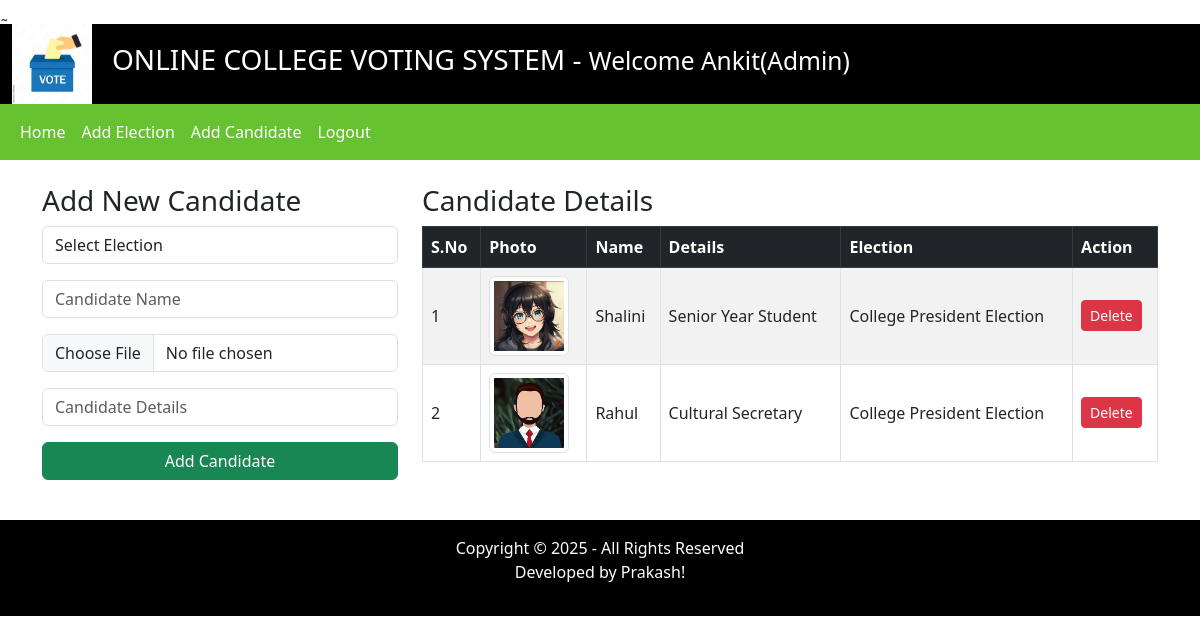
Screenshot of /admin/index.php?addCandidatePage=1 (signed in) with the database file from the repository.
### tables this page shows
CREATE TABLE candidate_details (
    id INT AUTO_INCREMENT PRIMARY KEY,
    election_id INT,
    candidate_name VARCHAR(255),
    candidate_details TEXT,
    candidate_photo TEXT,
    inserted_by VARCHAR(255),
    inserted_on DATE
);

CREATE TABLE elections (
    id INT AUTO_INCREMENT PRIMARY KEY,
    election_topic VARCHAR(255),
    no_of_candidates INT,
    starting_date DATE,
    ending_date DATE,
    status VARCHAR(45),
    inserted_by VARCHAR(255),
    inserted_on DATE
);

### admin/inc/add_candidate.php (the view, shortened to what this page needs)
<!DOCTYPE html>
<html lang="en">
<head>
    <link href="https://cdn.jsdelivr.net/npm/bootstrap@5.3.0/dist/css/bootstrap.min.css" rel="stylesheet" />
</head>
<body>
    <div class="container my-4">
        <div class="row my-4">
            <div class="col-md-4">
                <h3>Add New Candidate</h3>
                <form method="POST" enctype="multipart/form-data">
                    <div class="mb-3">
                        <select class="form-control" name="election_id" required>
                            <option value="">Select Election</option>
                        </select>
                    </div>
                    <div class="mb-3">
                        <input type="text" name="candidate_name" placeholder="Candidate Name" class="form-control"
                            required />
                    </div>
                    <div class="form-group mb-3">
                        <input type="file" name="candidate_photo" class="form-control" required />
                    </div>
                    <div class="form-group mb-3">
                        <input type="text" name="candidate_details" placeholder="Candidate Details" class="form-control"
                            required />
                    </div>
                    <div class="mb-3">
                        <input type="submit" value="Add Candidate" name="addCandidateBtn"
                            class="btn btn-success w-100" />
                    </div>
                </form>
            </div>
            <div class="col-md-8">
                <h3>Candidate Details</h3>
                <table class="table table-striped table-bordered align-middle">
                    <thead class="table-dark">
                        <tr>
                            <th scope="col">S.No</th>
                            <th scope="col">Photo</th>
                            <th scope="col">Name</th>
                            <th scope="col">Details</th>
                            <th scope="col">Election</th>
                            <th scope="col">Action</th>
                        </tr>
                    </thead>
                    <tbody>
                        <?php
                        $fetchingData = mysqli_query($conn, "SELECT * FROM candidate_details") or die(mysqli_error($conn));
                        $isAnyCandidateAdded = mysqli_num_rows($fetchingData);
                        if ($isAnyCandidateAdded > 0) {
                            $sno = 1;
                            while ($row = mysqli_fetch_assoc($fetchingData)) {
                                $election_id = $row['election_id'];
                                $candidate_id = $row['id'];
                                $fetchingElectionName = mysqli_query($conn, "SELECT * FROM elections WHERE id='" . $election_id . "'") or die(mysqli_error($conn));
                                $execFetchingElectionNameQuery = mysqli_fetch_assoc($fetchingElectionName);
                                $election_name = $execFetchingElectionNameQuery['election_topic'];
                                $candidate_photo = $row['candidate_photo'];
                                ?>
                                <tr>
                                    <td><?php echo $sno++; ?></td>
                                    <td><img src="<?php echo htmlspecialchars($candidate_photo); ?>"
                                            class="candidate_photo img-thumbnail" alt="Candidate Photo" /></td>
                                    <td><?php echo htmlspecialchars($row['candidate_name']); ?></td>
                                    <td><?php echo htmlspecialchars($row['candidate_details']); ?></td>
                                    <td><?php echo htmlspecialchars($election_name); ?></td>
                                    <td>
                                        <button class="btn btn-sm btn-danger"
                                            onclick="DeleteData(<?php echo $candidate_id; ?>)">Delete</button>
                                    </td>
                                </tr>
                                <?php
                            }
                        } else {
                            ?>
                            <tr>
                                <td colspan="6" class="text-center">No Candidate has been added yet.</td>
                            </tr>
                            <?php
                        }
                        ?>
                    </tbody>
                </table>
            </div>
        </div>
    </div>

### assets/css/style.css (style rules this page uses)
.candidate_photo { width: 80px; height: 80px; border: 2px solid #67C232; border-radius: 100%; }

### admin/inc/add_candidate.php (style rules this page uses)
.candidate_photo { max-width: 80px; height: auto; }

### rows the page displays
candidate_details: candidate_photo (picture), candidate_name "Shalini", candidate_details "Senior Year Student", election.election_topic "College President Election"
candidate_details: candidate_photo (picture), candidate_name "Rahul", candidate_details "Cultural Secretary", election.election_topic "College President Election"

### other values shown
$_SESSION['username'] "Ankit(Admin)"
